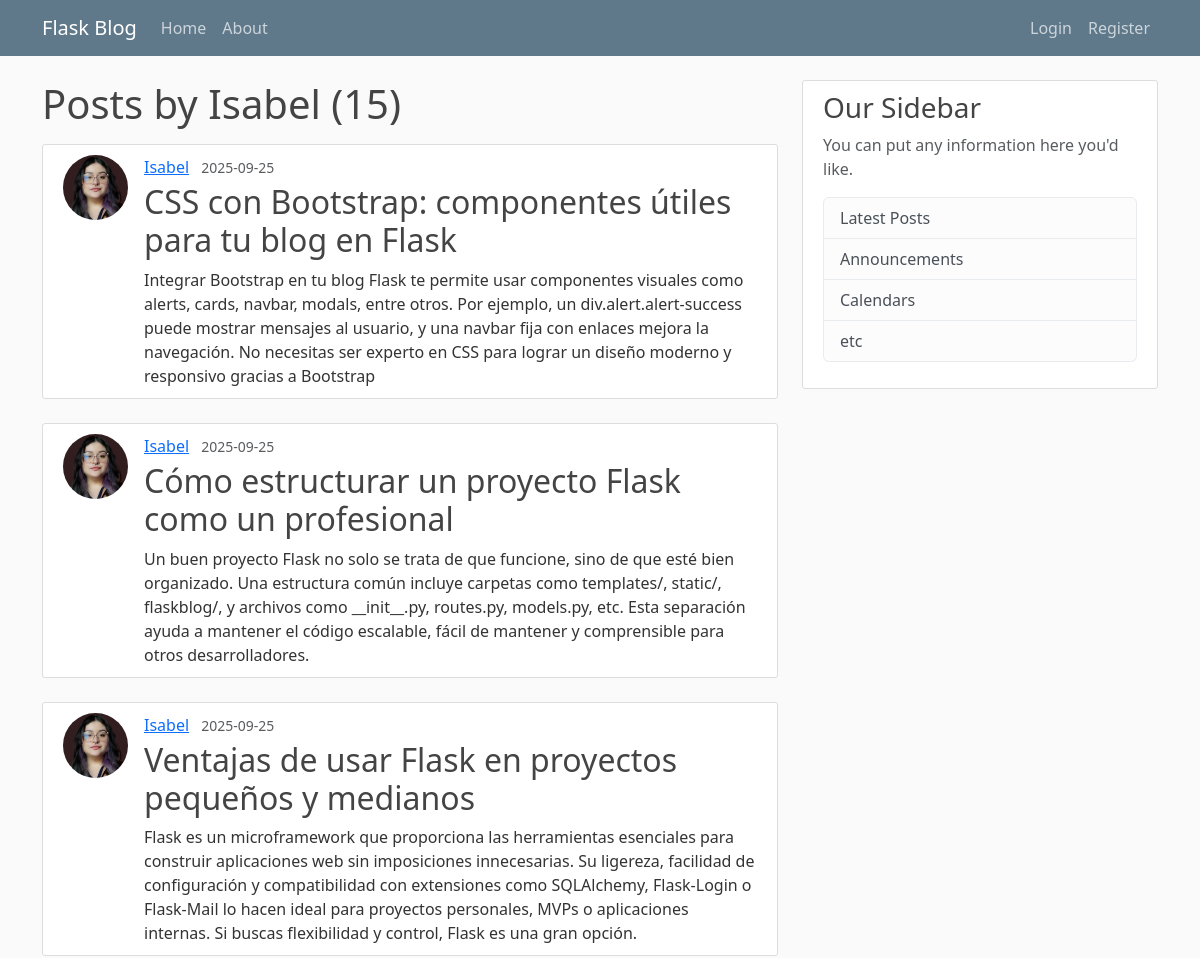
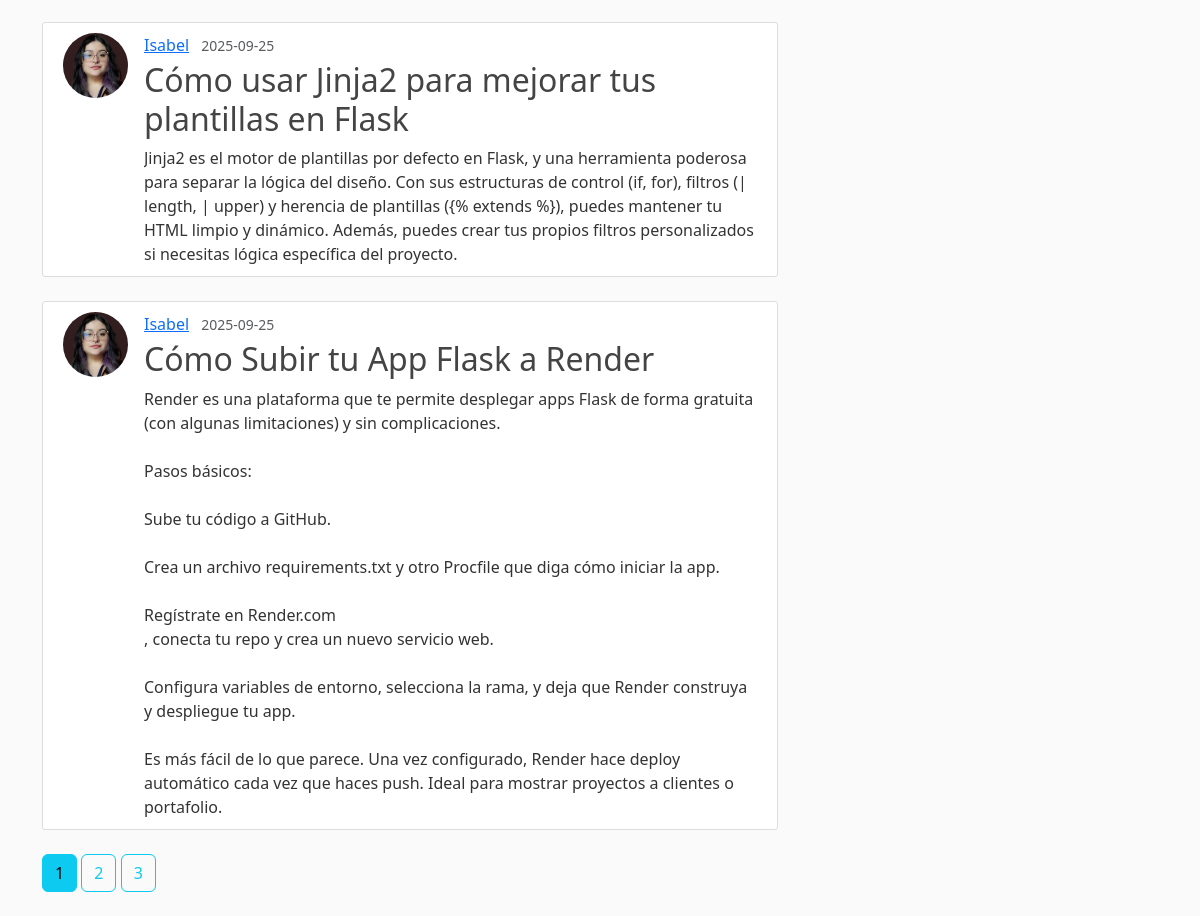
/user/Isabel, run on the app's committed database (2 pictures, top to bottom).
### flaskblog/models.py (models this page shows, shortened)
class User(db.Model, UserMixin):
    id = db.Column(db.Integer, primary_key=True)
    username = db.Column(db.String(20), unique=True, nullable=False)
    email = db.Column(db.String(120), unique=True, nullable=False)
    image_file = db.Column(db.String(20), nullable=False, default='default.jpg')
    password = db.Column(db.String(60), nullable=False)
    posts = db.relationship('Post', backref='author', lazy=True)

class Post(db.Model):
    id = db.Column(db.Integer, primary_key=True)
    title = db.Column(db.String(100), nullable=False)
    date_posted = db.Column(db.DateTime, nullable=False, default=datetime.utcnow)
    content = db.Column(db.Text, nullable=False)
    user_id = db.Column(db.Integer, db.ForeignKey('user.id'), nullable=False)

### flaskblog/users/routes.py (the view)
@users.route('/user/<string:username>')
def user_posts(username):
    page = request.args.get('page', 1, type=int)
    user = User.query.filter_by(username=username).first_or_404()
    posts = Post.query.filter_by(author=user)\
        .order_by(Post.date_posted.desc())\
        .paginate(page=page, per_page=5)
    return render_template('user_posts.html', posts=posts, user=user)

### flaskblog/templates/user_posts.html
{% extends "layout.html" %}
{% block content %}
    <h1 class="mb-3">Posts by {{ user.username }} ({{ posts.total }})</h1>
    {% for post in posts.items %}
        <article class="content-section d-flex mb-4">
            <img class="rounded-circle article-img" src="{{ url_for('static', filename='profile_pics/' + post.author.image_file) }}">
            <div>
                <div class="mb-1">
                  <a class="me-2" href="{{ url_for('users.user_posts', username=post.author.username) }}">{{ post.author.username }}</a>
                  <small class="text-muted">{{ post.date_posted.strftime('%Y-%m-%d') }}</small>
                </div>
                <h2><a class="article-title" href="{{ url_for('posts.post', post_id=post.id) }}">{{ post.title }}</a></h2>
                <div class="article-content">{{ post.content | e }}</div>
            </div>
        </article>
    {% endfor %}
    {% for page_num in posts.iter_pages(left_edge=1, right_edge=1, left_current=1, right_current=2) %}
        {% if page_num %}
            {% if posts.page == page_num %}
                <a class="btn btn-info mb-4" href="{{ url_for('users.user_posts', username=user.username, page=page_num)}}">{{ page_num }}</a>
            {% else %}
                <a class="btn btn-outline-info mb-4" href="{{ url_for('users.user_posts', username=user.username, page=page_num)}}">{{ page_num }}</a>
            {% endif %}
        {% else %}
            ...
        {% endif %}
    {% endfor %}
{% endblock content %}

### flaskblog/static/main.css (style rules this page uses)
body { background: #fafafa; color: #333333; margin-top: 5rem; }
h1, h2, h3, h4, h5, h6 { color: #444444; }
.content-section { background: #ffffff; padding: 10px 20px; border: 1px solid #dddddd; border-radius: 3px; margin-bottom: 20px; }
.article-title { color: #444444; text-decoration: none; }
.article-content { white-space: pre-wrap; word-break: break-word; overflow-wrap: break-word; overflow-x: auto; }
.article-img { height: 65px; width: 65px; margin-right: 16px; }

### data on the page
User: username "Isabel"
Post: image_file (picture), author.username "Isabel", date_posted "2025-09-25", title "CSS con Bootstrap: componentes útiles para tu blog en Flask", content "Integrar Bootstrap en tu blog Flask te permite usar componentes visuales como alerts, cards, navbar, modals, entre otros. Por ejemplo, un div.alert.alert-success puede mostrar mensajes al usuario, y una navbar fija con enlaces mejora la navegación. No necesitas ser experto en CSS para lograr un diseño moderno y responsivo gracias a Bootstrap"
Post: image_file (picture), author.username "Isabel", date_posted "2025-09-25", title "Cómo estructurar un proyecto Flask como un profesional", content "Un buen proyecto Flask no solo se trata de que funcione, sino de que esté bien organizado. Una estructura común incluye carpetas como templates/, static/, flaskblog/, y archivos como __init__.py, routes.py, models.py, etc. Esta separación ayuda a mantener el código escalable, fácil de mantener y comprensible para otros desarrolladores."
Post: image_file (picture), author.username "Isabel", date_posted "2025-09-25", title "Ventajas de usar Flask en proyectos pequeños y medianos", content "Flask es un microframework que proporciona las herramientas esenciales para construir aplicaciones web sin imposiciones innecesarias. Su ligereza, facilidad de configuración y compatibilidad con extensiones como SQLAlchemy, Flask-Login o Flask-Mail lo hacen ideal para proyectos personales, MVPs o aplicaciones internas. Si buscas flexibilidad y control, Flask es una gran opción.…"
Post: image_file (picture), author.username "Isabel", date_posted "2025-09-25", title "Cómo usar Jinja2 para mejorar tus plantillas en Flask", content "Jinja2 es el motor de plantillas por defecto en Flask, y una herramienta poderosa para separar la lógica del diseño. Con sus estructuras de control (if, for), filtros (| length, | upper) y herencia de plantillas ({% extends %}), puedes mantener tu HTML limpio y dinámico. Además, puedes crear tus propios filtros personalizados si necesitas lógica específica del proyecto."
Post: image_file (picture), author.username "Isabel", date_posted "2025-09-25", title "Cómo Subir tu App Flask a Render", content "Render es una plataforma que te permite desplegar apps Flask de forma gratuita (con algunas limitaciones) y sin complicaciones. Pasos básicos: Sube tu código a GitHub. Crea un archivo requirements.txt y otro Procfile que diga cómo iniciar la app. Regístrate en Render.com , conecta tu repo y crea un nuevo servicio web. Configura variables de entorno, selecciona la rama, y deja que Render construya y despliegue tu app. Es más fácil de lo que parece. Una vez configurado, Render hace deploy automático cada vez que haces push. Ideal para mostrar proyectos a clientes o portafolio."

### other printed values
{{ posts.total }} "15"
{{ page_num }} "1"
{{ page_num }} "2" "3"
